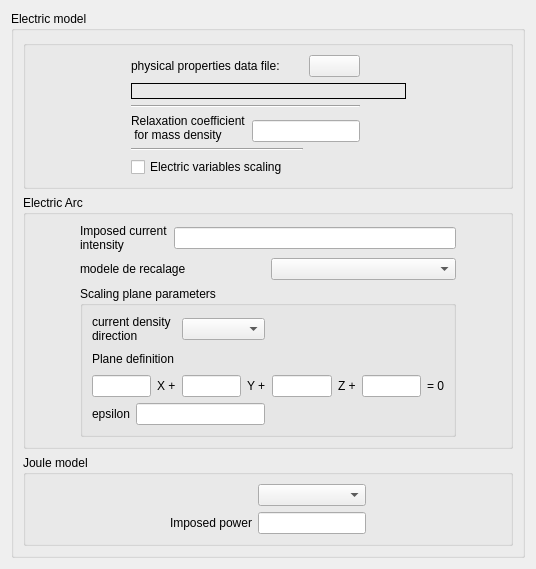
<?xml version="1.0" encoding="UTF-8"?>
<ui version="4.0">
 <class>ElectricalForm</class>
 <widget class="QWidget" name="ElectricalForm">
  <property name="geometry">
   <rect>
    <x>0</x>
    <y>0</y>
    <width>536</width>
    <height>553</height>
   </rect>
  </property>
  <property name="windowTitle">
   <string>Form</string>
  </property>
  <layout class="QGridLayout" name="gridLayout_8">
   <item row="0" column="0">
    <widget class="QGroupBox" name="groupBox">
     <property name="title">
      <string>Electric model</string>
     </property>
     <layout class="QGridLayout" name="gridLayout_6">
      <item row="0" column="0">
       <widget class="QGroupBox" name="groupBox_2">
        <property name="title">
         <string/>
        </property>
        <layout class="QGridLayout" name="gridLayout_7">
         <item row="0" column="0">
          <spacer name="horizontalSpacer_11">
           <property name="orientation">
            <enum>Qt::Horizontal</enum>
           </property>
           <property name="sizeHint" stdset="0">
            <size>
             <width>64</width>
             <height>20</height>
            </size>
           </property>
          </spacer>
         </item>
         <item row="0" column="1">
          <layout class="QGridLayout" name="gridLayout">
           <item row="0" column="0" colspan="2">
            <widget class="QLabel" name="labelPropertiesData">
             <property name="text">
              <string>physical properties data file: </string>
             </property>
            </widget>
           </item>
           <item row="0" column="2">
            <widget class="QPushButton" name="pushButtonPropertiesData">
             <property name="text">
              <string/>
             </property>
             <property name="icon">
              <iconset resource="resources_pages.qrc">
               <normaloff>:/new/prefix1/icons/22x22/weather-few-clouds.png</normaloff>:/new/prefix1/icons/22x22/weather-few-clouds.png</iconset>
             </property>
             <property name="iconSize">
              <size>
               <width>22</width>
               <height>22</height>
              </size>
             </property>
            </widget>
           </item>
           <item row="0" column="3">
            <spacer name="horizontalSpacer_2">
             <property name="orientation">
              <enum>Qt::Horizontal</enum>
             </property>
             <property name="sizeHint" stdset="0">
              <size>
               <width>40</width>
               <height>20</height>
              </size>
             </property>
            </spacer>
           </item>
           <item row="1" column="0" colspan="4">
            <widget class="QLabel" name="labelPropertiesFile">
             <property name="font">
              <font>
               <weight>75</weight>
               <bold>true</bold>
              </font>
             </property>
             <property name="layoutDirection">
              <enum>Qt::LeftToRight</enum>
             </property>
             <property name="autoFillBackground">
              <bool>false</bool>
             </property>
             <property name="frameShape">
              <enum>QFrame::Box</enum>
             </property>
             <property name="text">
              <string/>
             </property>
            </widget>
           </item>
           <item row="2" column="0" colspan="3">
            <widget class="Line" name="line_3">
             <property name="orientation">
              <enum>Qt::Horizontal</enum>
             </property>
            </widget>
           </item>
           <item row="3" column="0" rowspan="2">
            <widget class="QLabel" name="label">
             <property name="text">
              <string>Relaxation coefficient
 for mass density</string>
             </property>
            </widget>
           </item>
           <item row="4" column="1" colspan="2">
            <widget class="QLineEdit" name="lineEditSRROM">
             <property name="toolTip">
              <string>Code_Saturne key word: SRROM</string>
             </property>
            </widget>
           </item>
           <item row="4" column="3">
            <spacer name="horizontalSpacer_5">
             <property name="orientation">
              <enum>Qt::Horizontal</enum>
             </property>
             <property name="sizeHint" stdset="0">
              <size>
               <width>40</width>
               <height>20</height>
              </size>
             </property>
            </spacer>
           </item>
           <item row="5" column="0" colspan="2">
            <widget class="Line" name="line_4">
             <property name="orientation">
              <enum>Qt::Horizontal</enum>
             </property>
            </widget>
           </item>
           <item row="6" column="0" colspan="2">
            <widget class="QCheckBox" name="checkBoxScaling">
             <property name="toolTip">
              <string>Code_Saturne key word: IELCOR</string>
             </property>
             <property name="text">
              <string>Electric variables scaling</string>
             </property>
            </widget>
           </item>
           <item row="6" column="3">
            <spacer name="horizontalSpacer_6">
             <property name="orientation">
              <enum>Qt::Horizontal</enum>
             </property>
             <property name="sizeHint" stdset="0">
              <size>
               <width>40</width>
               <height>20</height>
              </size>
             </property>
            </spacer>
           </item>
          </layout>
         </item>
         <item row="0" column="2">
          <spacer name="horizontalSpacer_12">
           <property name="orientation">
            <enum>Qt::Horizontal</enum>
           </property>
           <property name="sizeHint" stdset="0">
            <size>
             <width>64</width>
             <height>20</height>
            </size>
           </property>
          </spacer>
         </item>
        </layout>
       </widget>
      </item>
      <item row="1" column="0">
       <widget class="QGroupBox" name="groupBoxElectricArc">
        <property name="title">
         <string>Electric Arc</string>
        </property>
        <layout class="QGridLayout" name="gridLayout_5">
         <item row="0" column="1">
          <layout class="QHBoxLayout" name="horizontalLayout">
           <item>
            <widget class="QLabel" name="label_3">
             <property name="text">
              <string>Imposed current 
intensity</string>
             </property>
            </widget>
           </item>
           <item>
            <widget class="QLineEdit" name="lineEditCurrent"/>
           </item>
          </layout>
         </item>
         <item row="1" column="0" rowspan="2">
          <spacer name="horizontalSpacer_9">
           <property name="orientation">
            <enum>Qt::Horizontal</enum>
           </property>
           <property name="sizeHint" stdset="0">
            <size>
             <width>240</width>
             <height>20</height>
            </size>
           </property>
          </spacer>
         </item>
         <item row="1" column="1">
          <layout class="QHBoxLayout" name="horizontalLayout_3">
           <item>
            <widget class="QLabel" name="labelScalingModel">
             <property name="text">
              <string>modele de recalage</string>
             </property>
            </widget>
           </item>
           <item>
            <widget class="QComboBox" name="comboBoxScalingModel"/>
           </item>
          </layout>
         </item>
         <item row="1" column="2" rowspan="2">
          <spacer name="horizontalSpacer_8">
           <property name="orientation">
            <enum>Qt::Horizontal</enum>
           </property>
           <property name="sizeHint" stdset="0">
            <size>
             <width>240</width>
             <height>20</height>
            </size>
           </property>
          </spacer>
         </item>
         <item row="2" column="1">
          <widget class="QGroupBox" name="groupBoxRecalage">
           <property name="title">
            <string>Scaling plane parameters</string>
           </property>
           <layout class="QGridLayout" name="gridLayout_4">
            <item row="0" column="0">
             <layout class="QHBoxLayout" name="horizontalLayout_2">
              <item>
               <widget class="QLabel" name="label_5">
                <property name="text">
                 <string>current density
direction</string>
                </property>
               </widget>
              </item>
              <item>
               <widget class="QComboBox" name="comboBoxDirection"/>
              </item>
             </layout>
            </item>
            <item row="0" column="1">
             <spacer name="horizontalSpacer">
              <property name="orientation">
               <enum>Qt::Horizontal</enum>
              </property>
              <property name="sizeHint" stdset="0">
               <size>
                <width>167</width>
                <height>20</height>
               </size>
              </property>
             </spacer>
            </item>
            <item row="1" column="0">
             <widget class="QLabel" name="labePlaneDefinition">
              <property name="text">
               <string>Plane definition</string>
              </property>
             </widget>
            </item>
            <item row="1" column="1">
             <spacer name="horizontalSpacer_7">
              <property name="orientation">
               <enum>Qt::Horizontal</enum>
              </property>
              <property name="sizeHint" stdset="0">
               <size>
                <width>167</width>
                <height>20</height>
               </size>
              </property>
             </spacer>
            </item>
            <item row="2" column="0" colspan="2">
             <layout class="QHBoxLayout" name="horizontalLayout_4">
              <item>
               <widget class="QLineEdit" name="lineEditPlaneDefinitionA"/>
              </item>
              <item>
               <widget class="QLabel" name="label_4">
                <property name="text">
                 <string>X +</string>
                </property>
               </widget>
              </item>
              <item>
               <widget class="QLineEdit" name="lineEditPlaneDefinitionB"/>
              </item>
              <item>
               <widget class="QLabel" name="label_6">
                <property name="text">
                 <string>Y +</string>
                </property>
               </widget>
              </item>
              <item>
               <widget class="QLineEdit" name="lineEditPlaneDefinitionC"/>
              </item>
              <item>
               <widget class="QLabel" name="label_7">
                <property name="text">
                 <string>Z +</string>
                </property>
               </widget>
              </item>
              <item>
               <widget class="QLineEdit" name="lineEditPlaneDefinitionD"/>
              </item>
              <item>
               <widget class="QLabel" name="label_8">
                <property name="text">
                 <string>= 0</string>
                </property>
               </widget>
              </item>
             </layout>
            </item>
            <item row="3" column="0">
             <layout class="QHBoxLayout" name="horizontalLayout_5">
              <item>
               <widget class="QLabel" name="label_9">
                <property name="text">
                 <string>epsilon</string>
                </property>
               </widget>
              </item>
              <item>
               <widget class="QLineEdit" name="lineEditEpsilon"/>
              </item>
             </layout>
            </item>
            <item row="3" column="1">
             <spacer name="horizontalSpacer_13">
              <property name="orientation">
               <enum>Qt::Horizontal</enum>
              </property>
              <property name="sizeHint" stdset="0">
               <size>
                <width>182</width>
                <height>20</height>
               </size>
              </property>
             </spacer>
            </item>
           </layout>
          </widget>
         </item>
        </layout>
       </widget>
      </item>
      <item row="2" column="0">
       <widget class="QGroupBox" name="groupBoxJoule">
        <property name="title">
         <string>Joule model</string>
        </property>
        <layout class="QGridLayout" name="gridLayout_3">
         <item row="0" column="1" rowspan="2">
          <layout class="QGridLayout" name="gridLayout_2">
           <item row="0" column="0">
            <spacer name="horizontalSpacer_4">
             <property name="orientation">
              <enum>Qt::Horizontal</enum>
             </property>
             <property name="sizeHint" stdset="0">
              <size>
               <width>56</width>
               <height>20</height>
              </size>
             </property>
            </spacer>
           </item>
           <item row="0" column="1">
            <widget class="QComboBox" name="comboBoxJouleModel"/>
           </item>
           <item row="1" column="0">
            <widget class="QLabel" name="label_2">
             <property name="text">
              <string>Imposed power</string>
             </property>
            </widget>
           </item>
           <item row="1" column="1">
            <widget class="QLineEdit" name="lineEditPower"/>
           </item>
          </layout>
         </item>
         <item row="0" column="2">
          <spacer name="horizontalSpacer_3">
           <property name="orientation">
            <enum>Qt::Horizontal</enum>
           </property>
           <property name="sizeHint" stdset="0">
            <size>
             <width>5</width>
             <height>17</height>
            </size>
           </property>
          </spacer>
         </item>
         <item row="1" column="0">
          <spacer name="horizontalSpacer_10">
           <property name="orientation">
            <enum>Qt::Horizontal</enum>
           </property>
           <property name="sizeHint" stdset="0">
            <size>
             <width>102</width>
             <height>17</height>
            </size>
           </property>
          </spacer>
         </item>
        </layout>
       </widget>
      </item>
     </layout>
    </widget>
   </item>
   <item row="1" column="0">
    <spacer name="verticalSpacer">
     <property name="orientation">
      <enum>Qt::Vertical</enum>
     </property>
     <property name="sizeHint" stdset="0">
      <size>
       <width>20</width>
       <height>2</height>
      </size>
     </property>
    </spacer>
   </item>
  </layout>
 </widget>
 <resources>
  <include location="resources_pages.qrc"/>
 </resources>
 <connections/>
</ui>
